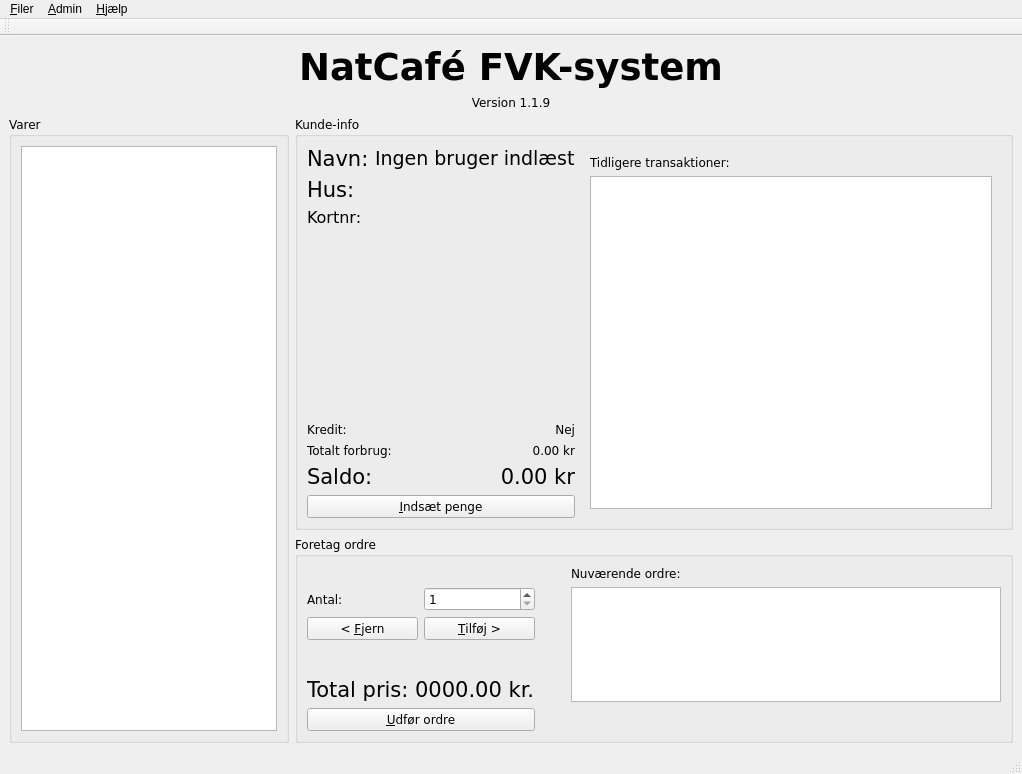
<ui version="4.0" >
 <author>Toke Høiland-Jørgensen</author>
 <class>MainWindow</class>
 <widget class="QMainWindow" name="MainWindow" >
  <property name="geometry" >
   <rect>
    <x>0</x>
    <y>0</y>
    <width>1022</width>
    <height>774</height>
   </rect>
  </property>
  <property name="windowTitle" >
   <string>NatCafé FVK-system v1.1.9</string>
  </property>
  <widget class="QWidget" name="centralwidget" >
   <layout class="QGridLayout" >
    <item row="0" column="0" colspan="2" >
     <widget class="QLabel" name="label_4" >
      <property name="font" >
       <font>
        <family>DejaVu Sans</family>
        <pointsize>28</pointsize>
        <weight>75</weight>
        <bold>true</bold>
       </font>
      </property>
      <property name="text" >
       <string>NatCafé FVK-system</string>
      </property>
      <property name="textFormat" >
       <enum>Qt::PlainText</enum>
      </property>
      <property name="alignment" >
       <set>Qt::AlignCenter</set>
      </property>
     </widget>
    </item>
    <item row="1" column="0" colspan="2" >
     <widget class="QLabel" name="versionLabel" >
      <property name="font" >
       <font>
        <family>DejaVu Sans</family>
       </font>
      </property>
      <property name="text" >
       <string>Version 1.1.9</string>
      </property>
      <property name="textFormat" >
       <enum>Qt::PlainText</enum>
      </property>
      <property name="alignment" >
       <set>Qt::AlignCenter</set>
      </property>
     </widget>
    </item>
    <item rowspan="2" row="2" column="0" >
     <widget class="QGroupBox" name="groupBox_3" >
      <property name="sizePolicy" >
       <sizepolicy vsizetype="Preferred" hsizetype="Fixed" >
        <horstretch>2</horstretch>
        <verstretch>1</verstretch>
       </sizepolicy>
      </property>
      <property name="font" >
       <font>
        <family>DejaVu Sans</family>
       </font>
      </property>
      <property name="title" >
       <string>Varer</string>
      </property>
      <layout class="QVBoxLayout" >
       <item>
        <widget class="QTableView" name="itemsView" >
         <property name="font" >
          <font>
           <family>DejaVu Sans</family>
          </font>
         </property>
         <property name="alternatingRowColors" >
          <bool>true</bool>
         </property>
         <property name="selectionMode" >
          <enum>QAbstractItemView::SingleSelection</enum>
         </property>
         <property name="selectionBehavior" >
          <enum>QAbstractItemView::SelectRows</enum>
         </property>
         <property name="showGrid" >
          <bool>false</bool>
         </property>
         <property name="sortingEnabled" >
          <bool>true</bool>
         </property>
        </widget>
       </item>
      </layout>
     </widget>
    </item>
    <item row="2" column="1" >
     <widget class="QGroupBox" name="groupBox_2" >
      <property name="sizePolicy" >
       <sizepolicy vsizetype="Expanding" hsizetype="Expanding" >
        <horstretch>2</horstretch>
        <verstretch>2</verstretch>
       </sizepolicy>
      </property>
      <property name="font" >
       <font>
        <family>DejaVu Sans</family>
       </font>
      </property>
      <property name="title" >
       <string>Kunde-info</string>
      </property>
      <layout class="QGridLayout" >
       <item row="0" column="0" >
        <widget class="QLabel" name="label_6" >
         <property name="font" >
          <font>
           <family>DejaVu Sans</family>
           <pointsize>16</pointsize>
          </font>
         </property>
         <property name="text" >
          <string>Navn:</string>
         </property>
         <property name="textFormat" >
          <enum>Qt::PlainText</enum>
         </property>
        </widget>
       </item>
       <item row="0" column="1" colspan="3" >
        <widget class="QLabel" name="nameField" >
         <property name="font" >
          <font>
           <pointsize>14</pointsize>
          </font>
         </property>
         <property name="text" >
          <string>Ingen bruger indlæst</string>
         </property>
         <property name="textFormat" >
          <enum>Qt::PlainText</enum>
         </property>
        </widget>
       </item>
       <item rowspan="8" row="0" column="4" >
        <widget class="QWidget" native="1" name="widget" >
         <layout class="QVBoxLayout" >
          <item>
           <widget class="QLabel" name="label_9" >
            <property name="font" >
             <font>
              <family>DejaVu Sans</family>
             </font>
            </property>
            <property name="text" >
             <string>Tidligere transaktioner:</string>
            </property>
            <property name="textFormat" >
             <enum>Qt::PlainText</enum>
            </property>
           </widget>
          </item>
          <item>
           <widget class="QTableView" name="transactionView" >
            <property name="font" >
             <font>
              <family>DejaVu Sans</family>
             </font>
            </property>
            <property name="alternatingRowColors" >
             <bool>true</bool>
            </property>
            <property name="selectionMode" >
             <enum>QAbstractItemView::NoSelection</enum>
            </property>
            <property name="showGrid" >
             <bool>false</bool>
            </property>
           </widget>
          </item>
         </layout>
        </widget>
       </item>
       <item row="1" column="0" >
        <widget class="QLabel" name="label_7" >
         <property name="font" >
          <font>
           <family>DejaVu Sans</family>
           <pointsize>16</pointsize>
          </font>
         </property>
         <property name="text" >
          <string>Hus:</string>
         </property>
         <property name="textFormat" >
          <enum>Qt::PlainText</enum>
         </property>
        </widget>
       </item>
       <item row="1" column="1" colspan="2" >
        <widget class="QLabel" name="houseField" >
         <property name="font" >
          <font>
           <pointsize>14</pointsize>
          </font>
         </property>
         <property name="text" >
          <string/>
         </property>
        </widget>
       </item>
       <item row="2" column="0" >
        <widget class="QLabel" name="label_8" >
         <property name="font" >
          <font>
           <family>DejaVu Sans</family>
           <pointsize>12</pointsize>
          </font>
         </property>
         <property name="text" >
          <string>Kortnr:</string>
         </property>
         <property name="textFormat" >
          <enum>Qt::PlainText</enum>
         </property>
        </widget>
       </item>
       <item row="2" column="1" colspan="3" >
        <widget class="QLabel" name="cardnoField" >
         <property name="font" >
          <font>
           <pointsize>12</pointsize>
          </font>
         </property>
         <property name="text" >
          <string/>
         </property>
        </widget>
       </item>
       <item row="3" column="1" >
        <spacer>
         <property name="orientation" >
          <enum>Qt::Vertical</enum>
         </property>
         <property name="sizeHint" >
          <size>
           <width>20</width>
           <height>40</height>
          </size>
         </property>
        </spacer>
       </item>
       <item row="4" column="0" >
        <widget class="QLabel" name="label_5" >
         <property name="font" >
          <font>
           <family>DejaVu Sans</family>
          </font>
         </property>
         <property name="text" >
          <string>Kredit:</string>
         </property>
         <property name="textFormat" >
          <enum>Qt::PlainText</enum>
         </property>
        </widget>
       </item>
       <item row="4" column="2" colspan="2" >
        <widget class="QLabel" name="creditLabel" >
         <property name="font" >
          <font>
           <family>DejaVu Sans</family>
          </font>
         </property>
         <property name="text" >
          <string>Nej</string>
         </property>
         <property name="textFormat" >
          <enum>Qt::PlainText</enum>
         </property>
         <property name="alignment" >
          <set>Qt::AlignRight|Qt::AlignTrailing|Qt::AlignVCenter</set>
         </property>
        </widget>
       </item>
       <item row="5" column="0" colspan="2" >
        <widget class="QLabel" name="label_10" >
         <property name="font" >
          <font>
           <family>DejaVu Sans</family>
          </font>
         </property>
         <property name="text" >
          <string>Totalt forbrug:</string>
         </property>
         <property name="textFormat" >
          <enum>Qt::PlainText</enum>
         </property>
        </widget>
       </item>
       <item row="5" column="3" >
        <widget class="QLabel" name="totalSpendingLabel" >
         <property name="font" >
          <font>
           <family>DejaVu Sans</family>
          </font>
         </property>
         <property name="lineWidth" >
          <number>-3</number>
         </property>
         <property name="text" >
          <string>0.00 kr</string>
         </property>
         <property name="textFormat" >
          <enum>Qt::PlainText</enum>
         </property>
         <property name="alignment" >
          <set>Qt::AlignRight|Qt::AlignTrailing|Qt::AlignVCenter</set>
         </property>
        </widget>
       </item>
       <item row="6" column="0" colspan="2" >
        <widget class="QLabel" name="label_11" >
         <property name="font" >
          <font>
           <family>DejaVu Sans</family>
           <pointsize>16</pointsize>
          </font>
         </property>
         <property name="text" >
          <string>Saldo:</string>
         </property>
         <property name="textFormat" >
          <enum>Qt::PlainText</enum>
         </property>
        </widget>
       </item>
       <item row="6" column="3" >
        <widget class="QLabel" name="balanceLabel" >
         <property name="font" >
          <font>
           <family>DejaVu Sans</family>
           <pointsize>16</pointsize>
          </font>
         </property>
         <property name="text" >
          <string>0.00 kr</string>
         </property>
         <property name="textFormat" >
          <enum>Qt::PlainText</enum>
         </property>
         <property name="alignment" >
          <set>Qt::AlignRight|Qt::AlignTrailing|Qt::AlignVCenter</set>
         </property>
        </widget>
       </item>
       <item row="7" column="0" colspan="4" >
        <widget class="QPushButton" name="addMoneyButton" >
         <property name="font" >
          <font>
           <family>DejaVu Sans</family>
          </font>
         </property>
         <property name="text" >
          <string>&amp;Indsæt penge</string>
         </property>
        </widget>
       </item>
      </layout>
     </widget>
    </item>
    <item row="3" column="1" >
     <widget class="QGroupBox" name="groupBox" >
      <property name="sizePolicy" >
       <sizepolicy vsizetype="Preferred" hsizetype="Expanding" >
        <horstretch>0</horstretch>
        <verstretch>1</verstretch>
       </sizepolicy>
      </property>
      <property name="font" >
       <font>
        <family>DejaVu Sans</family>
       </font>
      </property>
      <property name="title" >
       <string>Foretag ordre</string>
      </property>
      <layout class="QGridLayout" >
       <item row="0" column="3" >
        <widget class="QLabel" name="label_2" >
         <property name="font" >
          <font>
           <family>DejaVu Sans</family>
          </font>
         </property>
         <property name="text" >
          <string>Nuværende ordre:</string>
         </property>
         <property name="textFormat" >
          <enum>Qt::PlainText</enum>
         </property>
        </widget>
       </item>
       <item row="1" column="0" >
        <widget class="QLabel" name="label_3" >
         <property name="font" >
          <font>
           <family>DejaVu Sans</family>
          </font>
         </property>
         <property name="text" >
          <string>Antal:</string>
         </property>
         <property name="textFormat" >
          <enum>Qt::PlainText</enum>
         </property>
        </widget>
       </item>
       <item row="1" column="1" >
        <widget class="QSpinBox" name="countField" >
         <property name="font" >
          <font>
           <family>DejaVu Sans</family>
          </font>
         </property>
         <property name="minimum" >
          <number>1</number>
         </property>
         <property name="maximum" >
          <number>1337</number>
         </property>
        </widget>
       </item>
       <item rowspan="4" row="1" column="3" >
        <widget class="QTableView" name="orderView" >
         <property name="font" >
          <font>
           <family>DejaVu Sans</family>
          </font>
         </property>
         <property name="alternatingRowColors" >
          <bool>true</bool>
         </property>
         <property name="selectionMode" >
          <enum>QAbstractItemView::SingleSelection</enum>
         </property>
         <property name="selectionBehavior" >
          <enum>QAbstractItemView::SelectRows</enum>
         </property>
         <property name="showGrid" >
          <bool>false</bool>
         </property>
        </widget>
       </item>
       <item row="2" column="0" >
        <widget class="QPushButton" name="removeButton" >
         <property name="sizePolicy" >
          <sizepolicy vsizetype="Fixed" hsizetype="Minimum" >
           <horstretch>0</horstretch>
           <verstretch>0</verstretch>
          </sizepolicy>
         </property>
         <property name="font" >
          <font>
           <family>DejaVu Sans</family>
          </font>
         </property>
         <property name="text" >
          <string>&lt; &amp;Fjern</string>
         </property>
        </widget>
       </item>
       <item row="2" column="1" >
        <widget class="QPushButton" name="addButton" >
         <property name="font" >
          <font>
           <family>DejaVu Sans</family>
          </font>
         </property>
         <property name="text" >
          <string>&amp;Tilføj ></string>
         </property>
        </widget>
       </item>
       <item row="3" column="2" >
        <spacer>
         <property name="font" >
          <font>
           <family>DejaVu Sans</family>
          </font>
         </property>
         <property name="orientation" >
          <enum>Qt::Horizontal</enum>
         </property>
         <property name="sizeType" >
          <enum>QSizePolicy::Fixed</enum>
         </property>
         <property name="sizeHint" >
          <size>
           <width>30</width>
           <height>20</height>
          </size>
         </property>
        </spacer>
       </item>
       <item row="4" column="0" colspan="2" >
        <widget class="QLabel" name="totalPriceLabel" >
         <property name="font" >
          <font>
           <family>DejaVu Sans</family>
           <pointsize>16</pointsize>
          </font>
         </property>
         <property name="text" >
          <string>Total pris: 0000.00 kr.</string>
         </property>
         <property name="textFormat" >
          <enum>Qt::PlainText</enum>
         </property>
        </widget>
       </item>
       <item row="5" column="0" colspan="2" >
        <widget class="QPushButton" name="doOrderButton" >
         <property name="sizePolicy" >
          <sizepolicy vsizetype="Fixed" hsizetype="Minimum" >
           <horstretch>0</horstretch>
           <verstretch>0</verstretch>
          </sizepolicy>
         </property>
         <property name="font" >
          <font>
           <family>DejaVu Sans</family>
          </font>
         </property>
         <property name="text" >
          <string>&amp;Udfør ordre</string>
         </property>
        </widget>
       </item>
      </layout>
     </widget>
    </item>
   </layout>
  </widget>
  <widget class="QMenuBar" name="menubar" >
   <property name="geometry" >
    <rect>
     <x>0</x>
     <y>0</y>
     <width>1022</width>
     <height>28</height>
    </rect>
   </property>
   <widget class="QMenu" name="menuAdmin" >
    <property name="title" >
     <string>&amp;Admin</string>
    </property>
    <addaction name="actionAddUser" />
    <addaction name="actionEditUsers" />
    <addaction name="separator" />
    <addaction name="actionEditItems" />
    <addaction name="separator" />
    <addaction name="actionStatistics" />
   </widget>
   <widget class="QMenu" name="menu_Hj_lp" >
    <property name="title" >
     <string>&amp;Hjælp</string>
    </property>
    <addaction name="actionAbout" />
   </widget>
   <widget class="QMenu" name="menuFiler" >
    <property name="title" >
     <string>&amp;Filer</string>
    </property>
    <addaction name="actionLoadUser" />
    <addaction name="separator" />
    <addaction name="actionQuit" />
   </widget>
   <addaction name="menuFiler" />
   <addaction name="menuAdmin" />
   <addaction name="menu_Hj_lp" />
  </widget>
  <widget class="QStatusBar" name="statusbar" />
  <widget class="QToolBar" name="toolBar" >
   <property name="windowTitle" >
    <string>toolBar</string>
   </property>
   <attribute name="toolBarArea" >
    <enum>TopToolBarArea</enum>
   </attribute>
   <attribute name="toolBarBreak" >
    <bool>false</bool>
   </attribute>
  </widget>
  <action name="actionQuit" >
   <property name="text" >
    <string>&amp;Afslut</string>
   </property>
   <property name="shortcut" >
    <string>Ctrl+Q</string>
   </property>
   <property name="shortcutContext" >
    <enum>Qt::ApplicationShortcut</enum>
   </property>
   <property name="menuRole" >
    <enum>QAction::QuitRole</enum>
   </property>
  </action>
  <action name="actionAddUser" >
   <property name="text" >
    <string>&amp;Opret ny bruger</string>
   </property>
   <property name="shortcut" >
    <string>Ctrl+N</string>
   </property>
  </action>
  <action name="actionEditItems" >
   <property name="text" >
    <string>Ret &amp;varer</string>
   </property>
   <property name="shortcut" >
    <string>Ctrl+E</string>
   </property>
  </action>
  <action name="actionStatistics" >
   <property name="text" >
    <string>&amp;Statistik</string>
   </property>
  </action>
  <action name="actionEditUsers" >
   <property name="text" >
    <string>Ret &amp;brugere</string>
   </property>
   <property name="shortcut" >
    <string>Ctrl+B</string>
   </property>
  </action>
  <action name="actionLoadUser" >
   <property name="text" >
    <string>&amp;Indlæs bruger</string>
   </property>
   <property name="shortcut" >
    <string>F2</string>
   </property>
   <property name="shortcutContext" >
    <enum>Qt::ApplicationShortcut</enum>
   </property>
  </action>
  <action name="actionAbout" >
   <property name="text" >
    <string>&amp;Om NatCafé FVK</string>
   </property>
   <property name="menuRole" >
    <enum>QAction::AboutRole</enum>
   </property>
  </action>
 </widget>
 <tabstops>
  <tabstop>addMoneyButton</tabstop>
  <tabstop>countField</tabstop>
  <tabstop>removeButton</tabstop>
  <tabstop>addButton</tabstop>
  <tabstop>doOrderButton</tabstop>
 </tabstops>
 <resources/>
 <connections>
  <connection>
   <sender>actionQuit</sender>
   <signal>triggered()</signal>
   <receiver>MainWindow</receiver>
   <slot>close()</slot>
   <hints>
    <hint type="sourcelabel" >
     <x>-1</x>
     <y>-1</y>
    </hint>
    <hint type="destinationlabel" >
     <x>420</x>
     <y>385</y>
    </hint>
   </hints>
  </connection>
 </connections>
</ui>
